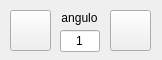
<?xml version="1.0" encoding="UTF-8"?>
<ui version="4.0">
 <class>Form</class>
 <widget class="QWidget" name="Form">
  <property name="windowModality">
   <enum>Qt::ApplicationModal</enum>
  </property>
  <property name="geometry">
   <rect>
    <x>0</x>
    <y>0</y>
    <width>162</width>
    <height>60</height>
   </rect>
  </property>
  <property name="windowTitle">
   <string>Rotar</string>
  </property>
  <property name="inputMethodHints">
   <set>Qt::ImhNone</set>
  </property>
  <widget class="QPushButton" name="cmdDerecha">
   <property name="geometry">
    <rect>
     <x>110</x>
     <y>10</y>
     <width>41</width>
     <height>41</height>
    </rect>
   </property>
   <property name="text">
    <string/>
   </property>
   <property name="iconSize">
    <size>
     <width>24</width>
     <height>24</height>
    </size>
   </property>
  </widget>
  <widget class="QPushButton" name="cmdIzquierda">
   <property name="geometry">
    <rect>
     <x>10</x>
     <y>10</y>
     <width>41</width>
     <height>41</height>
    </rect>
   </property>
   <property name="text">
    <string/>
   </property>
   <property name="iconSize">
    <size>
     <width>24</width>
     <height>24</height>
    </size>
   </property>
  </widget>
  <widget class="QLabel" name="label">
   <property name="geometry">
    <rect>
     <x>55</x>
     <y>10</y>
     <width>49</width>
     <height>16</height>
    </rect>
   </property>
   <property name="text">
    <string>angulo</string>
   </property>
   <property name="alignment">
    <set>Qt::AlignCenter</set>
   </property>
  </widget>
  <widget class="QLineEdit" name="txtAngulo">
   <property name="geometry">
    <rect>
     <x>60</x>
     <y>30</y>
     <width>40</width>
     <height>22</height>
    </rect>
   </property>
   <property name="inputMethodHints">
    <set>Qt::ImhFormattedNumbersOnly</set>
   </property>
   <property name="text">
    <string>1</string>
   </property>
   <property name="maxLength">
    <number>5</number>
   </property>
   <property name="alignment">
    <set>Qt::AlignCenter</set>
   </property>
  </widget>
 </widget>
 <resources/>
 <connections/>
</ui>
